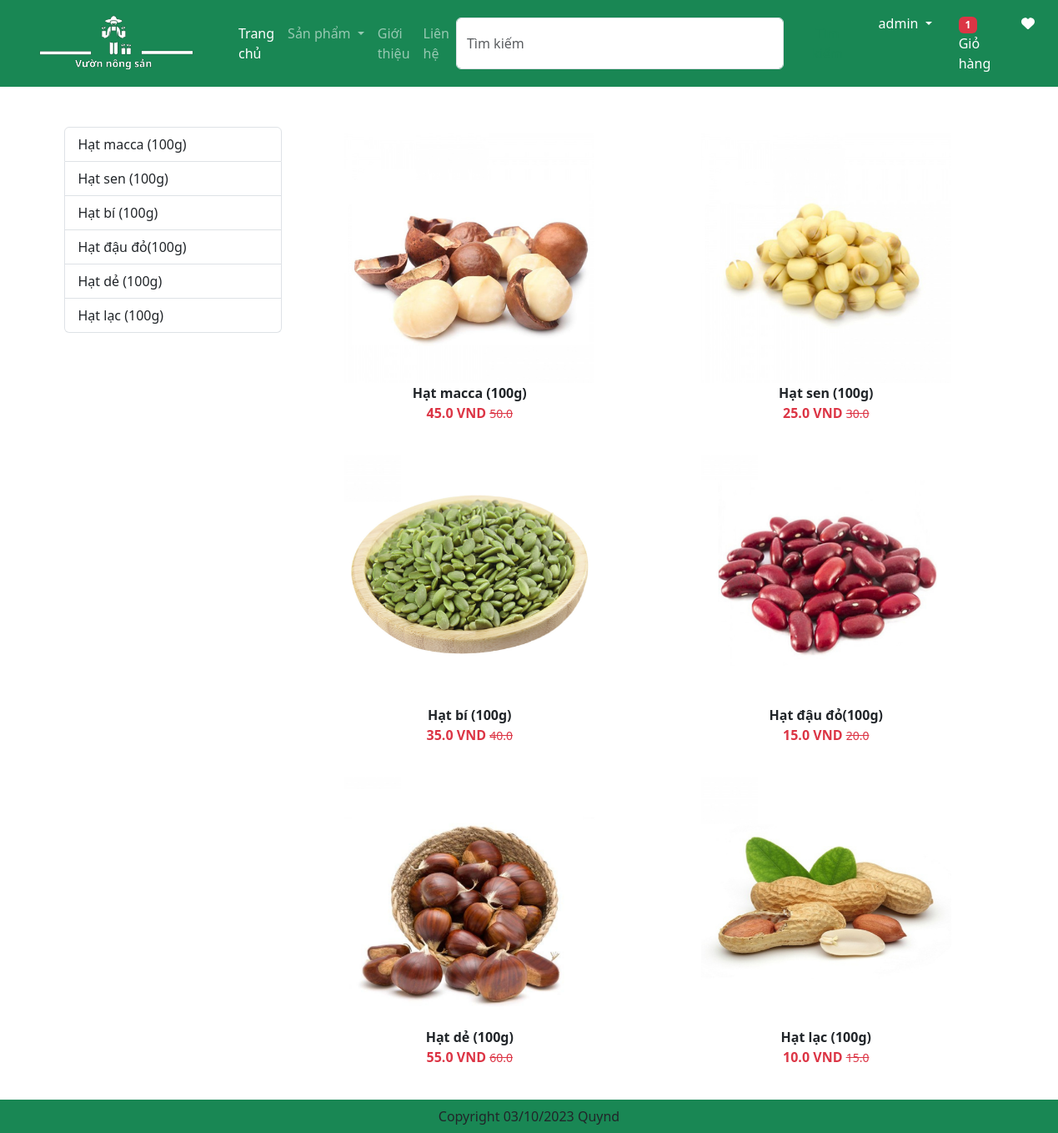
The app's page /category/HDD (signed in), older data.
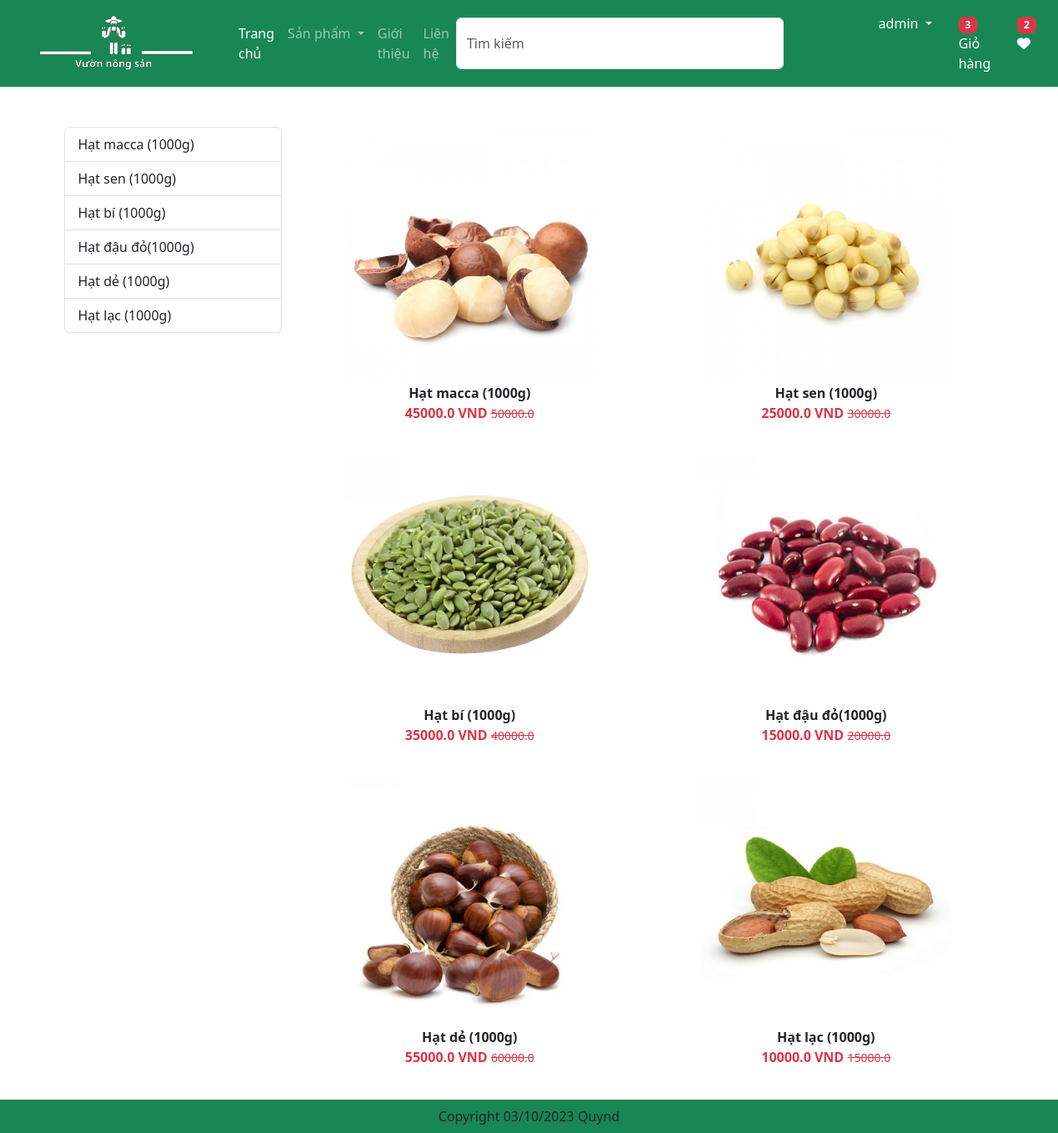
The same page, newer data.
### app/models.py (models this page shows, shortened)
class Product(models.Model):
    title = models.CharField(max_length=100)
    selling_price = models.FloatField()
    discounted_price = models.FloatField()
    description = models.TextField()
    composition = models.TextField(default='')
    prodapp = models.TextField(default='')
    category = models.CharField(choices=CATEGORY_CHOICES, max_length=3)
    product_image = models.ImageField(upload_to='product')

### app/views.py (the view)
# urls.py: path('category/<slug:val>', views.CategoryView.as_view(), name="category"),
@method_decorator(login_required, name='dispatch')
class CategoryView(View):
    def get(self, request, val):
        totalitem = 0
        wishitem = 0
        if request.user.is_authenticated:
            totalitem = len(Cart.objects.filter(user=request.user))
            wishitem = len(Wishlist.objects.filter(user=request.user))
        product = Product.objects.filter(category=val)
        title = Product.objects.filter(category=val).values('title')
        return render(request, 'app/category.html', locals())

### app/templates/app/category.html (shortened to what this page needs)
{% extends "app/base.html" %}
{% load static %}
{% block main-content %}
  <div class="container my-5">
    <div class="row">
      <div class="col-sm-3">
          <div class="list-group">
          {% for prod in product %}
            <a href="{% url 'product-detail' prod.id %}" class="list-group-item
            list-group-item-action" aria-current="true">{{prod.title}}</a>
          {% endfor %}
          </div>
      </div>
      <div class="col-sm-9">
        <div class="row">
          {% for prod in product %}
            <div class="col text-center mb-4">
              <a href="{% url 'product-detail' prod.id %}" class="btn">
                <div>
                  <img src="{{prod.product_image.url}}" width="300px" height="300px">
                  <div class="fw-bold">{{prod.title}}</div>
                  <div class="fw-bold text-danger">
                    {{prod.discounted_price}} VND
                    <small class="fw-light text-decoration-line-through">{{prod.selling_price}}</small>
                  </div>
                </div>
              </a>
            </div>
          {% endfor %}
        </div>
      </div>
    </div>
  </div>
{% endblock main-content %}

### app/templates/app/base.html (shortened to what this page needs)
<!DOCTYPE html>
{% load static %}
<html lang="en">
<head>
    <link href="https://cdn.jsdelivr.net/npm/bootstrap@5.3.2/dist/css/bootstrap.min.css" rel="stylesheet"
>
    <link rel="stylesheet" href="{% static 'app/css/owl.carousel.min.css'%}"/>
    <link rel="stylesheet" href="{% static 'app/css/all.min.css'%}" />
    <link rel="stylesheet" href="{% static 'app/css/style.css'%}"/>
</head>
<body>
    <nav class="navbar navbar-expand-lg navbar-dark bg-success">
      <div class="container-fluid">
        <a class="navbar-brand" href="/">
            <img src="{% static 'app/images/logo.png'%}" width="250" height="70"/>
        </a>
        <div class="collapse navbar-collapse" id="navbarSupportedContent">
          <ul class="navbar-nav me-auto mb-2 mb-lg-0">
            <li class="nav-item">
              <a class="nav-link active" aria-current="page" href="/">Trang chủ</a>
            </li>
            <li class="nav-item dropdown">
              <a class="nav-link dropdown-toggle" href="#" role="button" data-bs-toggle="dropdown" aria-expanded="false">
                Sản phẩm
              </a>
            </li>
            <li class="nav-item">
              <a class="nav-link text-while" href="{% url 'about'%}">Giới thiệu</a>
            </li>
            <li class="nav-item">
              <a class="nav-link text-while" href="{% url 'contact'%}">Liên hệ</a>
            </li>
          </ul>
          <form class="d-flex" role="search" action="/search">
            <input class="form-control me-2" type="search" placeholder="Tìm kiếm" name="search" aria-label="Search" style="width: 420px">
            <button class="btn btn-outline-success" type="submit">Tìm kiếm</button>
          </form>
        </div>
        {% if request.user.is_authenticated %}
        <ul class = "navbar-nav me-auto mb-2 mb-lg-0">
            <li class = "nav-item dropdown mx-2">
              <a class="nav-link dropdown-toggle text-white" href="#"
              id="profileDropdown" role="button" data-bs-toggle="dropdown"
              aria-expanded="false"> {{request.user}} </a>
            </li>
            <li class="nav-item mx-2">
                <a href="{% url 'showcart' %}" class="nav-link text-white">
                    <span class="badge bg-danger">{% if totalitem > 0%}{{totalitem}} {%endif%}</span>
                    Giỏ hàng</a>
            </li>
            <li class="nav-item mx-2">
                <a href="#" class="nav-link text-white">
                    <span class="badge bg-danger">{% if wishitem > 0%} {{wishitem}} {%endif%}</span>
                    <i class="fa fa-heart"></i></a>
            </li>
            {% else %}
                <a href="{% url 'login' %}" class="nav-link text-white" style="padding-right: 25px">Đăng nhập</a>
                <a href="{% url 'customerregistration' %}" class="nav-link text-white" style="padding-right: 70px">Đăng ký</a>
            {% endif %}
        </ul>
      </div>
    </nav>
    {% block main-content %}{% endblock main-content %}
    <footer class="container-fluid fixed-bottom bg-success text-center p-2 mt-5">
        Copyright 03/10/2023 Quynd
    </footer>
</body>
</html>

Row changes from the older to the newer data that the page shows:
changed Product: title "Hạt macca (100g)" → "Hạt macca (1000g)"; discounted_price "45.0" → "45000.0"; selling_price "50.0" → "50000.0"
changed Product: title "Hạt sen (100g)" → "Hạt sen (1000g)"; discounted_price "25.0" → "25000.0"; selling_price "30.0" → "30000.0"
changed Product: title "Hạt bí (100g)" → "Hạt bí (1000g)"; discounted_price "35.0" → "35000.0"; selling_price "40.0" → "40000.0"
changed Product: title "Hạt đậu đỏ(100g)" → "Hạt đậu đỏ(1000g)"; discounted_price "15.0" → "15000.0"; selling_price "20.0" → "20000.0"
changed Product: title "Hạt dẻ (100g)" → "Hạt dẻ (1000g)"; discounted_price "55.0" → "55000.0"; selling_price "60.0" → "60000.0"
changed Product: title "Hạt lạc (100g)" → "Hạt lạc (1000g)"; discounted_price "10.0" → "10000.0"; selling_price "15.0" → "15000.0"
Text that changed along with them:
{{ totalitem }}: "1" → "3"
{{ wishitem }}: (not shown) → "2"
